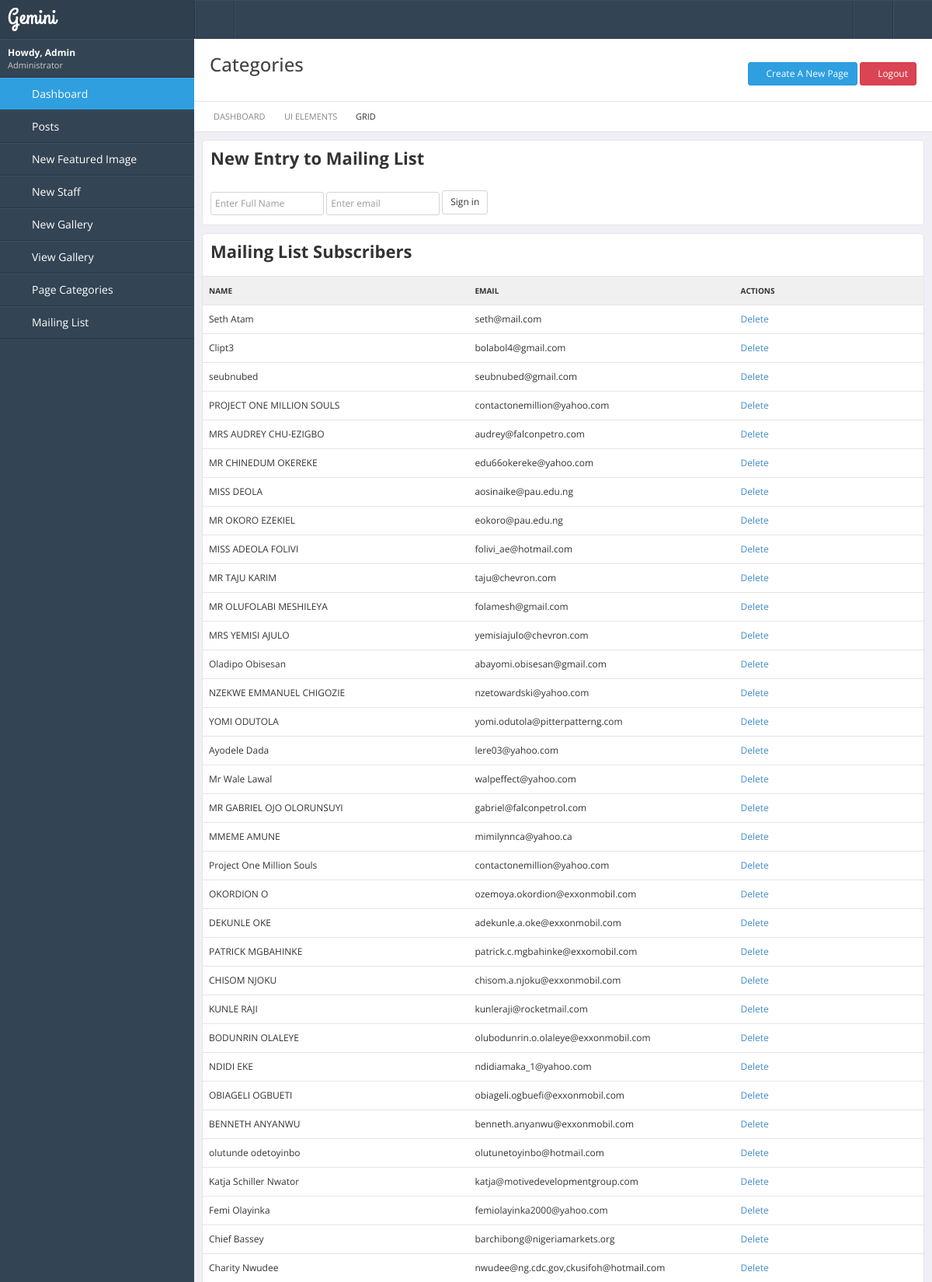
The page /mainad/users.php (signed in, upper part) on the database its author committed.
### tables this page shows
CREATE TABLE `mailing` (
  `mailing_id` int(11) NOT NULL AUTO_INCREMENT,
  `name` varchar(50) NOT NULL,
  `email` varchar(50) NOT NULL,
  `phone` varchar(15) NOT NULL,
  `date_entered` timestamp NOT NULL DEFAULT CURRENT_TIMESTAMP,
  PRIMARY KEY (`mailing_id`)
);

### mainad/users.php (the view, shortened to what this page needs)
<?
include 'header.php';
?>
            <? include 'left.php' ?>
            <div class="page-content">
                <div class="container">
                    <div class="page-toolbar">
                        <div class="page-toolbar-block">
                            <div class="page-toolbar-title">Categories</div>
                        </div>
                        <div class="page-toolbar-block pull-right">
                            <div class="widget-info widget-from">
                                <a class="btn btn-primary" href="newpage.php"><i class="fa fa-cog"></i> Create A New Page</a>
                                <a class="btn btn-danger"><i class="fa fa-power-off"></i> Logout</a>
                            </div>
                        </div>
                        <ul class="breadcrumb">
                            <li><a href="#">Dashboard</a></li>
                            <li><a href="#">UI Elements</a></li>
                            <li class="active">Grid</li>
                        </ul>
                    </div>
                    <div class="row">
                    <div class="col-md-12">
                                <div class="block">
                                <div class="block-content">
                                    <h2><strong>New Entry to Mailing List</strong>                                </h2>
                                </div>
                                <div class="block-content">
                                <div class="block-content np">
                              	<form class="form-inline" role="form" action="" method="post">
  										<div class="form-group">
    											<input type="text" class="form-control" id="name" name="name" placeholder="Enter Full Name">
  										</div>
  										<div class="form-group">
    											<input type="email" class="form-control" id="emailaddress" name="emailaddress" placeholder="Enter email">						</div>
  										<button type="submit" class="btn btn-default">Sign in</button>
								</form>
                                </div></div>
                            </div>
                        </div>
                        <div class="col-md-12">
                                <div class="block">
                                <div class="block-content">
                                    <h2><strong>Mailing List Subscribers</strong>                                </h2>
                                </div>
                                <div class="block-content np">
                                 <?
 									 $q = mysql_query("SELECT * FROM mailing ORDER BY mailing_id DESC");
 									 $n = mysql_num_rows($q);
 									 if($n < 1) {?>
										<div>You have no mailing list subscribers</div>
  										<? }else{ ?>
  										<table class="table">
                                        <tr>
                                            <th width="40%">Name</th><th width="30%">Email</th><th width="30%">Actions</th>
                                        </tr>
										<?  while($r=mysql_fetch_object($q)){ ?>
                                        <tr>
                                        <td><?=$r->name?></td>
     									<td><?=$r->email?></td>
    									 <td><a href="javascript:void(0)" onClick="confirmDelete('deleteuser.php?id=<?=$r->post_id?>')">Delete</a></td>
                                        </tr>
                                        <? }  ?>
                                  </table>
                                  <? } ?>
                                </div>
                            </div>
                        </div>
                    </div>
                </div>
            </div>
        </div>
    </body>
</html>

### mainad/css/styles.css (style rules this page uses)
html * { outline: none !important; }
html, body { padding: 0px; margin: 0px; height: 100%; min-height: 100%; background: #e5e5e5; position: relative; overflow: hidden; font-family: 'Open Sans', sans-serif; }
.container { max-width: none !important; padding: 0px; padding-bottom: 10px; }
[class^='col-xs-'], [class^='col-sm-'], [class^='col-md-'], [class^='col-lg-'] { position: relative; min-height: 1px; padding-left: 10px; padding-right: 10px; }
.container .row { margin-left: 0px; margin-right: 0px; }
.page-container .page-content { padding-left: 250px; padding-top: 50px; z-index: 1; background: #f0eff5; height: 100%; min-height: 100%; }
.container { max-width: none !important; width: auto; }
.page-content .page-toolbar { width: 100%; float: left; padding: 0px; background: #ffffff; border-bottom: 1px solid #e5e5e5; }
.page-content .page-toolbar .page-toolbar-block { float: left; margin: 20px 0px 10px 20px; }
.page-content .page-toolbar .page-toolbar-title { font-size: 24px; line-height: 25px; color: #444; font-weight: 500; margin-bottom: 5px; }
.widget-info { float: left; position: relative; border-right: 1px solid #e5e5e5; padding: 0px 20px; margin-bottom: 10px; }
.widget-info.widget-from { margin-top: 10px; }
div .widget-info:last-child { border-right: 0px; }
.breadcrumb { float: left; width: 100%; margin-bottom: 0px; -moz-border-radius: 0px; -webkit-border-radius: 0px; border-radius: 0px; background: transparent; border-top: 1px solid #e5e5e5; padding: 10px 25px; }
.breadcrumb li a { text-decoration: none; text-transform: uppercase; color: #888; font-size: 11px; font-weight: 400; }
.breadcrumb li.active { color: #333; text-transform: uppercase; font-size: 11px; font-weight: 400; }
.breadcrumb > li + li:before { content: "\f105"; font-family: "FontAwesome"; padding: 0px 7px 0px 5px; }
.block { width: 100%; float: left; position: relative; margin-top: 10px; background: #ffffff; border: 1px solid #e5e5e5; -moz-border-radius: 5px; -webkit-border-radius: 5px; border-radius: 5px; }
.block-content, .block-footer { width: 100%; float: left; padding: 10px; -moz-border-radius: 5px; -webkit-border-radius: 5px; border-radius: 5px; position: relative; }
.block-content.np, .block-footer.np { padding: 0px; }
h1, h2, h3, h4, h5, h6 { font-family: 'Open Sans', sans-serif; font-weight: 500; }
h1 strong, h2 strong, h3 strong, h4 strong, h5 strong, h6 strong { font-weight: 700; }
h1, h2, h3 { margin-top: 0px; margin-bottom: 10px; }
h2 { font-size: 22px; }
.form-control { line-height: 18px; padding: 5px; height: auto; border-color: #D5D5D5; -moz-box-shadow: none; -webkit-box-shadow: none; box-shadow: none; }
.btn { -webkit-transition: background-color 100ms linear; -moz-transition: background-color 100ms linear; transition: background-color 100ms linear; }
.btn.btn-default, .btn.btn-default:focus { background: #ffffff; border: 1px solid #D5D5D5; }
.btn.btn-primary, .btn.btn-primary:focus { background: #2f9fe0; border: 1px solid #2299de; }
.btn.btn-danger, .btn.btn-danger:focus { background: #da4453; border: 1px solid #d73747; }
.block-content .btn { margin-bottom: 3px; }
table { width: 100%; }
table tr td { padding: 5px 8px; line-height: 20px; }
.table { margin-bottom: 0px; }
.table tr > th { border-top: 0px; background: #F0F0F0; font-size: 10px; text-transform: uppercase; }
.table th, .table td { vertical-align: middle !important; line-height: 20px !important; border-top: 1px solid #e5e5e5 !important; }
.np { padding: 0px; }

### rows shown on the page
mailing: name "Seth Atam", email "seth@mail.com"
mailing: name "Clipt3", email "bolabol4@gmail.com"
mailing: name "seubnubed", email "seubnubed@gmail.com"
mailing: name "PROJECT ONE MILLION SOULS", email "contactonemillion@yahoo.com"
mailing: name "MRS AUDREY CHU-EZIGBO", email "audrey@falconpetro.com"
mailing: name "MR CHINEDUM OKEREKE", email "edu66okereke@yahoo.com"
mailing: name "MISS DEOLA", email "aosinaike@pau.edu.ng"
mailing: name "MR OKORO EZEKIEL", email "eokoro@pau.edu.ng"
mailing: name "MISS ADEOLA FOLIVI", email "folivi_ae@hotmail.com"
mailing: name "MR TAJU KARIM", email "taju@chevron.com"
mailing: name "MR OLUFOLABI MESHILEYA", email "folamesh@gmail.com"
mailing: name "MRS YEMISI AJULO", email "yemisiajulo@chevron.com"
mailing: name "Oladipo Obisesan", email "abayomi.obisesan@gmail.com"
mailing: name "NZEKWE EMMANUEL CHIGOZIE", email "nzetowardski@yahoo.com"
mailing: name "YOMI ODUTOLA", email "yomi.odutola@pitterpatterng.com"
mailing: name "Ayodele Dada", email "lere03@yahoo.com"
mailing: name "Mr Wale Lawal", email "walpeffect@yahoo.com"
mailing: name "MR GABRIEL OJO OLORUNSUYI", email "gabriel@falconpetrol.com"
mailing: name "MMEME AMUNE", email "mimilynnca@yahoo.ca"
mailing: name "Project One Million Souls", email "contactonemillion@yahoo.com"
mailing: name "OKORDION O", email "ozemoya.okordion@exxonmobil.com"
mailing: name "DEKUNLE OKE", email "adekunle.a.oke@exxonmobil.com"
mailing: name "PATRICK MGBAHINKE", email "patrick.c.mgbahinke@exxomobil.com"
mailing: name "CHISOM NJOKU", email "chisom.a.njoku@exxonmobil.com"
mailing: name "KUNLE RAJI", email "kunleraji@rocketmail.com"
mailing: name "BODUNRIN OLALEYE", email "olubodunrin.o.olaleye@exxonmobil.com"
mailing: name "NDIDI EKE", email "ndidiamaka_1@yahoo.com"
mailing: name "OBIAGELI OGBUETI", email "obiageli.ogbuefi@exxonmobil.com"
mailing: name "BENNETH ANYANWU", email "benneth.anyanwu@exxonmobil.com"
mailing: name "olutunde odetoyinbo", email "olutunetoyinbo@hotmail.com"
mailing: name "Katja Schiller Nwator", email "katja@motivedevelopmentgroup.com"
mailing: name "Femi Olayinka", email "femiolayinka2000@yahoo.com"
mailing: name "Chief Bassey", email "barchibong@nigeriamarkets.org"
mailing: name "Charity Nwudee", email "nwudee@ng.cdc.gov,ckusifoh@hotmail.com"
